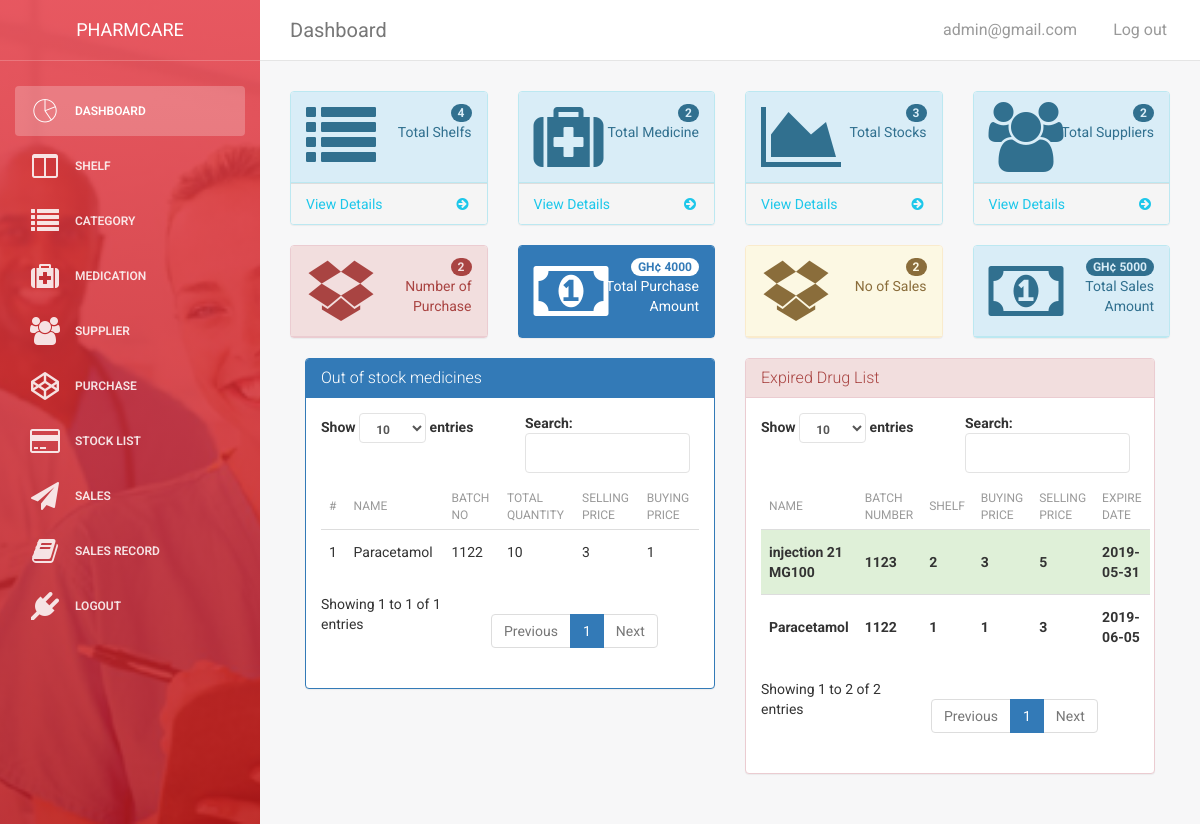
Screenshot of /admin/administrator (signed in) with the database file from the repository.
### tables this page shows
CREATE TABLE `products` (
  `id` int(11) NOT NULL,
  `name` varchar(225) NOT NULL,
  `batchNo` int(100) DEFAULT NULL,
  `totalQuantity` int(100) DEFAULT NULL,
  `sellPrice` int(100) DEFAULT NULL,
  `buyPrice` int(100) DEFAULT NULL
);

CREATE TABLE `medicine` (
  `id` int(11) NOT NULL,
  `name` varchar(255) NOT NULL,
  `batchNo` int(100) NOT NULL,
  `category` varchar(255) NOT NULL,
  `shelf` varchar(100) NOT NULL,
  `buyPrice` double DEFAULT NULL,
  `sellPrice` double DEFAULT NULL,
  `expDate` date NOT NULL
);

### admin/administrator/index.php (the view, shortened to what this page needs)
<?php include("../includes/admin_header.php");?>
<?php include("../includes/admin_sidebar.php"); ?>
        <div class="content">
        <div class="container-fluid">
            <div class="row">
<?php include("../includes/admin_dashboard.php");?>
            <div class="row">
                <div class="col-lg-3 col-md-6">
                    <div class="panel panel-danger">
                        <div class="panel-heading">
                            <div class="row">
                                <div class="col-xs-3">
                                    <i class="fa fa-dropbox fa-5x"></i>
                                </div>
                                <div class="col-xs-9 text-right">
                                    <div class="huge">
                                        <?php
global $connection;
$query = "SELECT * FROM purchase";
$result = mysqli_query($connection,$query);
$row = mysqli_num_rows($result);
echo "<span class='badge'>$row</span>";
?>
                                    </div>
                                    <div>Number of Purchase</div>
                                </div>
                            </div>
                        </div>
                    </div>
                </div>
                 <div class="col-lg-3 col-md-6">
                    <div class="panel panel-primary">
                        <div class="panel-heading">
                            <div class="row">
                                <div class="col-xs-3">
                                    <i class="fa fa-money fa-5x"></i>
                                </div>
                                <div class="col-xs-9 text-right">
                                    <div class="huge">
                                        <?php
global $connection;
$query = "SELECT SUM(grandTotal) AS grandAmnt FROM purchase";
$result = mysqli_query($connection,$query);
$data = mysqli_fetch_array($result);
$row = $data['grandAmnt'];
echo "<span class='badge'>GH¢ $row</span>";
?>
                                    </div>
                                    <div>Total Purchase Amount</div>
                                </div>
                            </div>
                        </div>
                    </div>
                </div>
              <div class="col-lg-3 col-md-6">
                  <div class="panel panel-warning">
                      <div class="panel-heading">
                          <div class="row">
                              <div class="col-xs-3">
                                  <i class="fa fa-dropbox fa-5x"></i>
                                </div>
                                <div class="col-xs-9 text-right">
                                    <div class="huge">
                                        <?php
global $connection;
$query = "SELECT * FROM sales";
$result = mysqli_query($connection,$query);
$row = mysqli_num_rows($result);
echo "<span class='badge'>$row</span>";
?>
                                    </div>
                                    <div>No of Sales</div>
                                </div>
                            </div>
                        </div>
                    </div>
                </div>
                <div class="col-lg-3 col-md-6">
                    <div class="panel panel-info">
                        <div class="panel-heading">
                            <div class="row">
                                <div class="col-xs-3">
                                    <i class="fa fa-money fa-5x"></i>
                                </div>
                                <div class="col-xs-9 text-right">
                                    <div class="huge">
                                        <?php
global $connection;
$query = "SELECT SUM(grandTotal) AS grandAmnt FROM sales";
$result = mysqli_query($connection,$query);
$data = mysqli_fetch_array($result);
$row = $data['grandAmnt'];
echo "<span class='badge'>GH¢ $row</span>";
?>
                                    </div>
                                    <div>Total Sales Amount</div>
                                </div>
                            </div>
                        </div>
                    </div>
                </div>
            </div>
<div class="col-md-6">
<div class="panel panel-primary">
	  <div class="panel-heading">
			<h3 class="panel-title">Out of stock medicines</h3>
	  </div>
	  <div class="panel-body">
<table class="table" id="myTable">
                        <thead>
                          <tr>
                             <th>#</th>
                            <th>Name</th>
                            <th>Batch No</th>
                            <th>Total Quantity</th>
                            <th>Selling Price</th>
                            <th>Buying Price</th>
                          </tr>
                        </thead>
                        <tbody>
                          <tr>
                            <?php
                            global $connection;
                            $result = mysqli_query($connection,"SELECT * FROM products WHERE totalQuantity < 20 ORDER BY id ASC");
                            while($row = mysqli_fetch_assoc($result)){
                                $id = $row['id'];
                                $name = $row['name'];
                                $bathNo = $row['batchNo'];
                                $quantity = $row['totalQuantity'];
                                $sell = $row['sellPrice'];
                                $buy = $row['buyPrice'];
                              ?>
                               <td><?php echo $id; ?></td>
                              <td><?php echo $name; ?></td>
                              <td><?php echo $bathNo ;?></td>
                              <td><?php echo $quantity ;?></td>
                              <td><?php echo $sell ;?></td>
                              <td><?php echo $buy ;?></td>
                              </tr><?php
                            }
                            ?>
                        </tbody>
                      </table>
	  </div>
</div>
</div>
<div class="col-md-6">
    <div class="panel panel-danger">
	  <div class="panel-heading">
			<h3 class="panel-title">Expired Drug List</h3>
	  </div>
	  <div class="panel-body">
<table class="table" id="myTable1">
                <thead>
                  <tr>
                      <th>Name</th>
                      <th>Batch Number</th>
                      <th>Shelf</th>
                      <th>Buying Price</th>
                      <th>Selling Price</th>
                      <th>Expire Date</th>
                  </tr>
                </thead>
                <tbody>
                  <tr class="success">
<?php
    global $connection;
    $date = date('y-m-d');
    $query = "SELECT * FROM medicine WHERE date(expDate) <= '{$date}'";
    $result = mysqli_query($connection,$query);
    while($row = mysqli_fetch_assoc($result)){
        $name = $row['name'];
        $batchNo = $row['batchNo'];
        $shelf = $row['shelf'];
        $buy = $row['buyPrice'];
        $sell = $row['sellPrice'];
        $expDate = $row['expDate'];
       ?><th><?php echo $name ;?></th>
        <th><?php echo $batchNo ;?></th>
        <th><?php echo $shelf ;?></th>
        <th><?php echo $buy ;?></th>
        <th><?php echo $sell ;?></th>
        <th><?php echo $expDate ;?></th>
        </tr><?php
    }
?>
                </tbody>
            </table>
	  </div>
</div>
</div>
        </div>
        </div>
    </div>
</div>
</body>
</html>

### rows the page displays
products: id "1", name "Paracetamol", batchNo "1122", totalQuantity "10", sellPrice "3", buyPrice "1"
medicine: name "injection 21 MG100", batchNo "1123", shelf "2", buyPrice "3", sellPrice "5", expDate "2019-05-31"
medicine: name "Paracetamol", batchNo "1122", shelf "1", buyPrice "1", sellPrice "3", expDate "2019-06-05"

### other values shown
$_SESSION['username'] "admin@gmail.com"
$row "4"
$row "2"
$row "3"
$row "4000"
$row "5000"
